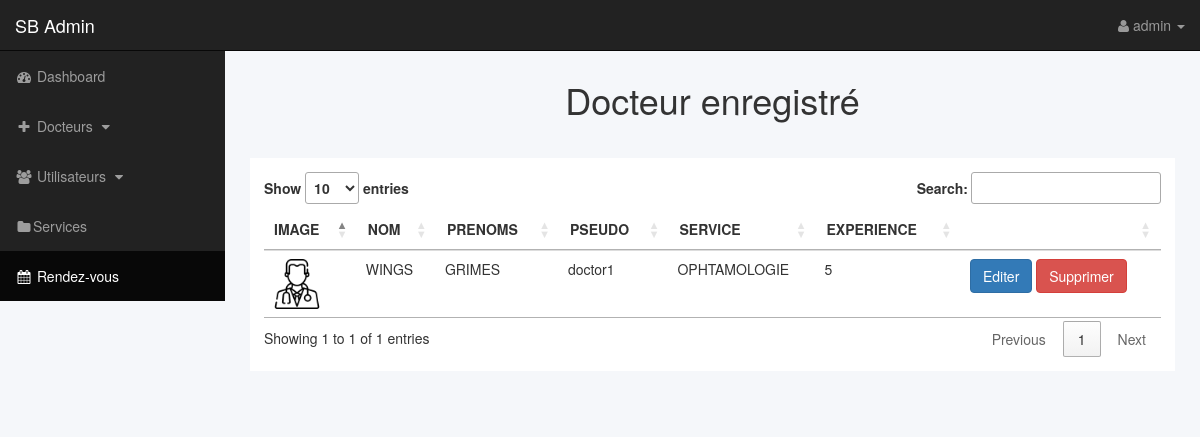
Page /admin/doctors.php (signed in) on the earlier database version.
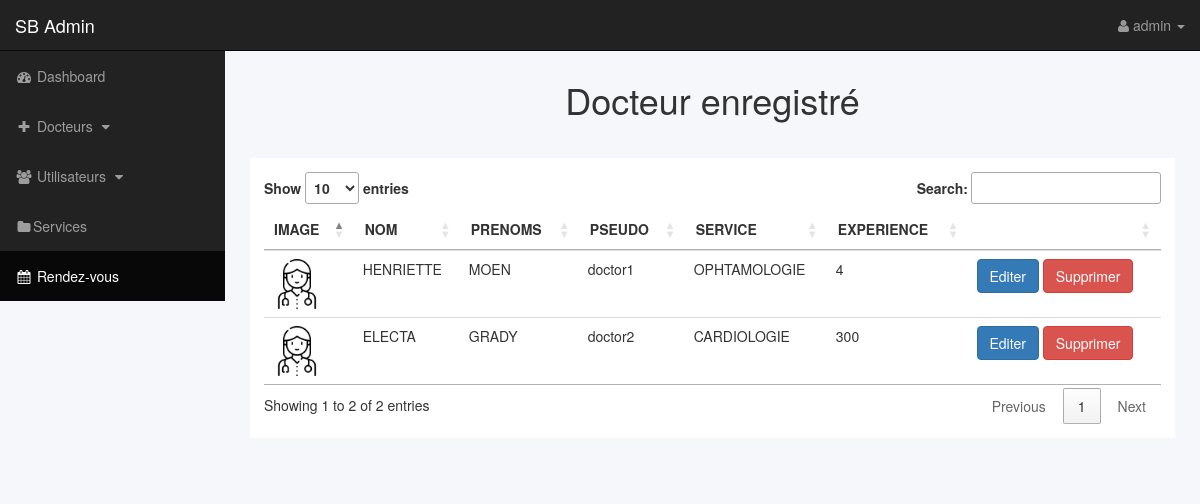
Same page on the later database version.
### tables this page shows
CREATE TABLE `doctors` (
  `id` int(11) NOT NULL,
  `first_name` varchar(100) NOT NULL,
  `last_name` varchar(255) NOT NULL,
  `birth` date DEFAULT NULL,
  `sexe` enum('Homme','Femme') NOT NULL,
  `fonction` varchar(255) DEFAULT NULL,
  `description` text NOT NULL,
  `experience` int(11) NOT NULL,
  `contact1` varchar(255) NOT NULL,
  `contact2` varchar(255) NOT NULL,
  `email` varchar(255) NOT NULL,
  `pseudo` varchar(100) NOT NULL,
  `password` varchar(255) DEFAULT '6d912e7c19ddbed26ddc00bb38dd72bc3a0fc71740f8efc86845890193cb435d' COMMENT 'good_doctor par défaut',
  `picture` text DEFAULT NULL,
  `code` varchar(100) DEFAULT 'healthplus22' COMMENT 'code d''accès',
  `created` datetime NOT NULL DEFAULT current_timestamp()
);

### includes/functions.php (called while the page is built, shortened)
<?php
function getAllDoctor()
{
    global $db;
    $data = [];
    $sql = "SELECT * FROM doctors";
    $results = $db->query($sql);
    if ($results->num_rows > 0) {
        while ($row = $results->fetch_assoc()) {
            $data[] = $row;
        }
    }
    return $data;
}

### admin/includes/view_all_doctors.php (the view)
<h1 class="text-center">Docteur enregistré</h1>
<div class="row">
    <div class="col-lg-12 col-xl-11">
        <div class="card px-2 box-shadow " style="margin:2em auto;padding:1em; background-color:white;overflow:auto;">
            <div class="card-body">
                <table class="table bordered hover" id="tables" width="100%" cellspacing="0">
                    <thead>
                        <tr class="text-uppercase">
                            <th>Image</th>
                            <th>Nom</th>
                            <th>Prenoms</th>
                            <th>pseudo</th>
                            <th>Service</th>
                            <th>Experience</th>
                            <th></th>
                        </tr>
                    </thead>
                    <tbody>
                        <?php
                        $doctors = getAllDoctor();
                        if ($doctors) {
                            foreach ($doctors as $doctor) {
                        ?>
                                <tr>
                                    <td><a href="?d_id=<?php echo $doctor['id'] ?>"><img src="./../profiles/<?php echo $doctor['picture'] ?>" alt="<?php echo $doctor['first_name'] . "_" . $doctor['last_name'] ?>" style="width:50px" /></a></td>
                                    <td class="text-uppercase"><?= $doctor['first_name'] ?></td>
                                    <td class="text-uppercase"><?= $doctor['last_name'] ?></td>
                                    <td><?= $doctor['pseudo'] ?></td>
                                    <td class="text-uppercase"><?= $doctor['fonction'] ?></td>
                                    <td><?= $doctor['experience'] ?></td>
                                    <td><a href="?edit=<?php echo $doctor['id'] ?>" class="btn btn-primary p-md-1 mb-0">Editer</a>
                                    <a href="?delete=<?php echo $doctor['id']?>" class="btn btn-danger">Supprimer</a></td>
                                </tr>
                            <?php } ?>
                        <?php } else { ?>
                            <p class="h4 text-muted">Aucun docteur</p>
                        <?php } ?>
                    </tbody>
                </table>
            </div>
        </div>
    </div>
</div>

Differences in the rows shown:
removed doctors: picture (picture), first_name "WINGS", last_name "GRIMES", pseudo "doctor1", fonction "OPHTAMOLOGIE", experience "5"
added doctors: picture (picture), first_name "HENRIETTE", last_name "MOEN", pseudo "doctor1", fonction "OPHTAMOLOGIE", experience "4"
added doctors: picture (picture), first_name "ELECTA", last_name "GRADY", pseudo "doctor2", fonction "CARDIOLOGIE", experience "300"
Other differences:
text written by a page script: "Show entries Search: Showing 1 to 1 of 1 entries Previous 1 Next" → "Show entries Search: Showing 1 to 2 of 2 entries Previous 1 Next"
